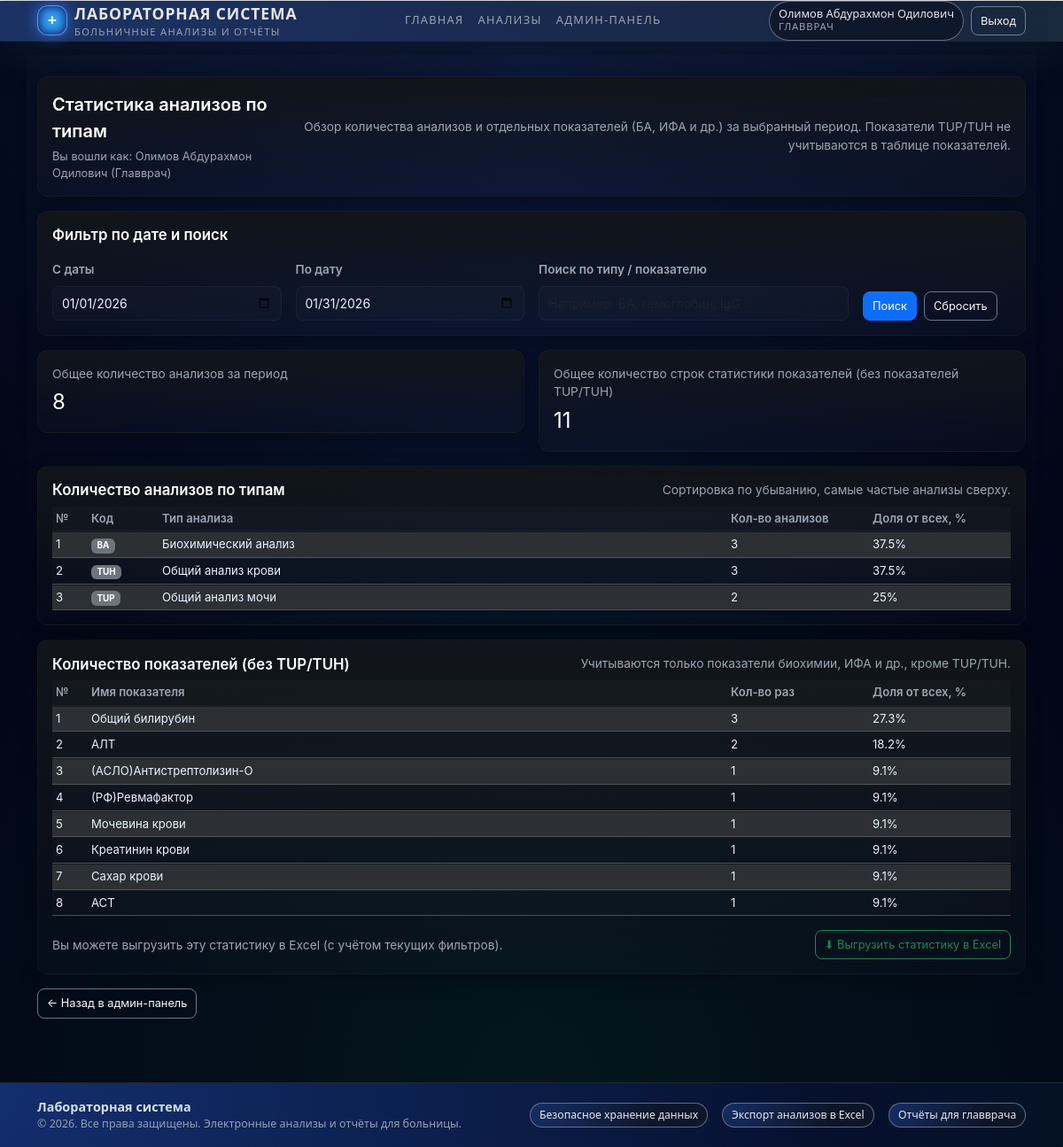
Screenshot of /pages/admin/admin_stats.php (signed in) with the database file from the repository.
### tables this page shows
CREATE TABLE `analysis_types` (
  `id` int(11) NOT NULL,
  `code` varchar(20) NOT NULL,
  `name` varchar(100) NOT NULL
);

CREATE TABLE `analysis_indicators` (
  `id` int(11) NOT NULL,
  `analysis_type_id` int(11) NOT NULL,
  `name` varchar(255) NOT NULL,
  `norm_text` varchar(255) NOT NULL,
  `default_price` decimal(10,2) NOT NULL DEFAULT 0.00
);

### includes/functions.php (called while the page is built, shortened)
<?php
function current_user_name(): string
{
    return $_SESSION['user_name'] ?? '';
}

### pages/admin/admin_stats.php (the view, shortened to what this page needs)
<?php
require_once __DIR__ . '/../../includes/functions.php';
$dateFrom = $_GET['date_from'] ?? '';
$dateTo   = $_GET['date_to']   ?? '';
$q        = trim($_GET['q'] ?? '');
if ($dateFrom === '' && $dateTo === '') {
    $dateFrom = date('Y-m-01');
    $dateTo   = date('Y-m-d');
}
$whereAnalysesParts = [];
if ($dateFrom !== '') {
    $fromFull = $pdo->quote($dateFrom . ' 00:00:00');
    $whereAnalysesParts[] = "pa.created_at >= $fromFull";
}
if ($dateTo !== '') {
    $toFull = $pdo->quote($dateTo . ' 23:59:59');
    $whereAnalysesParts[] = "pa.created_at <= $toFull";
}
$whereAnalysesSql = $whereAnalysesParts
    ? 'WHERE ' . implode(' AND ', $whereAnalysesParts)
    : '';
$sqlAnalyses = "
    SELECT
        t.id,
        t.code,
        t.name,
        COUNT(pa.id) AS analyses_count
    FROM analysis_types t
    LEFT JOIN patient_analyses pa
        ON pa.analysis_type_id = t.id
    $whereAnalysesSql
    GROUP BY t.id, t.code, t.name
    HAVING analyses_count > 0
    ORDER BY analyses_count DESC
";
$stmtAnalyses   = $pdo->query($sqlAnalyses);
$analysesStats  = $stmtAnalyses ? $stmtAnalyses->fetchAll() : [];
$totalAnalyses = 0;
foreach ($analysesStats as $row) {
    $totalAnalyses += (int)$row['analyses_count'];
}
$whereIndicatorsParts = [];
if ($dateFrom !== '') {
    $fromFull = $pdo->quote($dateFrom . ' 00:00:00');
    $whereIndicatorsParts[] = "pa.created_at >= $fromFull";
}
if ($dateTo !== '') {
    $toFull = $pdo->quote($dateTo . ' 23:59:59');
    $whereIndicatorsParts[] = "pa.created_at <= $toFull";
}
$whereIndicatorsParts[] = "(t.code IS NULL OR t.code NOT IN ('TUP', 'TUH'))";
$whereIndicatorsSql = $whereIndicatorsParts
    ? 'WHERE ' . implode(' AND ', $whereIndicatorsParts)
    : '';
$sqlIndicators = "
    SELECT
        ai.id,
        ai.name       AS indicator_name,
        ai.norm_text  AS norm_text,
        t.code        AS type_code,
        t.name        AS type_name,
        COUNT(i.id)   AS indicators_count
    FROM analysis_indicators ai
    JOIN patient_analysis_items i
        ON i.indicator_id = ai.id
    JOIN patient_analyses pa
        ON pa.id = i.patient_analysis_id
    LEFT JOIN analysis_types t
        ON ai.analysis_type_id = t.id
    $whereIndicatorsSql
    GROUP BY ai.id, ai.name, ai.norm_text, t.code, t.name
    HAVING indicators_count > 0
    ORDER BY indicators_count DESC
";
$stmtIndicators   = $pdo->query($sqlIndicators);
$indicatorsStats  = $stmtIndicators ? $stmtIndicators->fetchAll() : [];
$totalIndicators = 0;
foreach ($indicatorsStats as $row) {
    $totalIndicators += (int)$row['indicators_count'];
}
require_once __DIR__ . '/../../includes/header.php';
?>
<link rel="stylesheet" href="/lab-system/public/css/ba.css">
<div class="container py-4 ba-page">
    <div class="panel p-3 mb-3">
        <div class="d-flex flex-column flex-md-row justify-content-between align-items-md-center gap-2">
            <div>
                <div class="ba-header-title">
                    Статистика анализов по типам
                </div>
                <div class="ba-header-meta">
                    Вы вошли как: <?php echo htmlspecialchars(current_user_name()); ?> (Главврач)
                </div>
            </div>
            <div class="text-md-end text-muted-soft small">
                Обзор количества анализов и отдельных показателей (БА, ИФА и др.) за выбранный период.
                Показатели TUP/TUH не учитываются в таблице показателей.
            </div>
        </div>
    </div>
    <div class="panel p-3 mb-3">
        <h2 class="ba-section-title mb-3">Фильтр по дате и поиск</h2>
        <form method="get" action="/lab-system/index.php" class="row g-3 align-items-end">
            <div class="col-12 col-md-3">
                <label class="form-label">С даты</label>
                <input
                    type="date"
                    name="date_from"
                    class="form-control form-control-sm"
                    value="<?php echo htmlspecialchars($dateFrom); ?>"
                >
            </div>
            <div class="col-12 col-md-3">
                <label class="form-label">По дату</label>
                <input
                    type="date"
                    name="date_to"
                    class="form-control form-control-sm"
                    value="<?php echo htmlspecialchars($dateTo); ?>"
                >
            </div>
            <div class="col-12 col-md-4">
                <label class="form-label">Поиск по типу / показателю</label>
                <input
                    type="text"
                    name="q"
                    class="form-control form-control-sm"
                    placeholder="Например: БА, гемоглобин, IgG..."
                    value="<?php echo htmlspecialchars($q); ?>"
                >
            </div>
            <div class="col-12 col-md-2 d-flex gap-2">
                <button type="submit" class="btn btn-primary btn-sm align-self-end">
                    Поиск
                </button>
                <a href="/lab-system/index.php?page=admin_stats" class="btn btn-outline-light btn-sm align-self-end">
                    Сбросить
                </a>
            </div>
        </form>
    </div>
    <div class="row g-3 mb-3">
        <div class="col-12 col-md-6">
            <div class="panel p-3">
                <div class="text-muted-soft small">Общее количество анализов за период</div>
                <div class="fs-4 mt-1">
                    <?php echo (int)$totalAnalyses; ?>
                </div>
            </div>
        </div>
        <div class="col-12 col-md-6">
            <div class="panel p-3">
                <div class="text-muted-soft small">
                    Общее количество строк статистики показателей
                    (без показателей TUP/TUH)
                </div>
                <div class="fs-4 mt-1">
                    <?php echo (int)$totalIndicators; ?>
                </div>
            </div>
        </div>
    </div>
    <div class="panel p-3 mb-3">
        <div class="d-flex justify-content-between align-items-center mb-2">
            <h2 class="ba-section-title mb-0">Количество анализов по типам</h2>
            <span class="text-muted-soft small">
                Сортировка по убыванию, самые частые анализы сверху.
            </span>
        </div>
        <div class="table-responsive">
            <table class="table table-sm table-dark table-striped align-middle ba-result-table mb-0">
                <thead>
                    <tr>
                        <th style="width: 40px;">№</th>
                        <th style="width: 80px;">Код</th>
                        <th>Тип анализа</th>
                        <th style="width: 160px;">Кол-во анализов</th>
                        <th style="width: 160px;">Доля от всех, %</th>
                    </tr>
                </thead>
                <tbody>
                    <?php if ($analysesStats): ?>
                        <?php $i = 1; ?>
                        <?php foreach ($analysesStats as $row): ?>
                            <?php
                                $count   = (int)$row['analyses_count'];
                                $percent = $totalAnalyses > 0
                                    ? round($count * 100 / $totalAnalyses, 1)
                                    : 0;
                            ?>
                            <tr>
                                <td><?php echo $i++; ?></td>
                                <td>
                                    <span class="badge bg-secondary">
                                        <?php echo htmlspecialchars($row['code']); ?>
                                    </span>
                                </td>
                                <td><?php echo htmlspecialchars($row['name']); ?></td>
                                <td><?php echo $count; ?></td>
                                <td><?php echo $percent; ?>%</td>
                            </tr>
                        <?php endforeach; ?>
                    <?php endif; ?>
                </tbody>
            </table>
        </div>
    </div>
    <div class="panel p-3 mb-3">
        <div class="d-flex justify-content-between align-items-center mb-2">
            <h2 class="ba-section-title mb-0">
                Количество показателей (без TUP/TUH)
            </h2>
            <span class="text-muted-soft small">
                Учитываются только показатели биохимии, ИФА и др., кроме TUP/TUH.
            </span>
        </div>
        <div class="table-responsive">
            <table class="table table-sm table-dark table-striped align-middle ba-result-table mb-0">
                <thead>
                    <tr>
                        <th style="width: 40px;">№</th>
                        <th>Имя показателя</th>
                        <th style="width: 160px;">Кол-во раз</th>
                        <th style="width: 160px;">Доля от всех, %</th>
                    </tr>
                </thead>
                <tbody>
                    <?php if ($indicatorsStats): ?>
                        <?php $i = 1; ?>
                        <?php foreach ($indicatorsStats as $row): ?>
                            <?php
                                $count   = (int)$row['indicators_count'];
                                $percent = $totalIndicators > 0
                                    ? round($count * 100 / $totalIndicators, 1)
                                    : 0;
                            ?>
                            <tr>
                                <td><?php echo $i++; ?></td>
                                <td><?php echo htmlspecialchars($row['indicator_name']); ?></td>
                                <td><?php echo $count; ?></td>
                                <td><?php echo $percent; ?>%</td>
                            </tr>
                        <?php endforeach; ?>
                    <?php endif; ?>
                </tbody>
            </table>
        </div>
        <div class="d-flex justify-content-between align-items-center mt-3">
            <div class="text-muted-soft small">
                Вы можете выгрузить эту статистику в Excel (с учётом текущих фильтров).
            </div>
            <form method="get" action="/lab-system/pages/admin/admin_stats_export.php" class="d-inline-block">
                <button type="submit" class="btn btn-sm btn-outline-success">
                    ⬇ Выгрузить статистику в Excel
                </button>
            </form>
        </div>
    </div>
    <div class="mb-4">
        <a href="/lab-system/index.php?page=admin_dashboard" class="btn btn-outline-light btn-sm">
            ← Назад в админ-панель
        </a>
    </div>
</div>
<?php
require_once __DIR__ . '/../../includes/footer.php';

### public/css/base.css (style rules this page uses)
.btn-outline-light { border-radius: 999px; border-color: rgba(148, 163, 184, 0.7); padding: 4px 14px; font-size: 0.8rem; transition: background 220ms ease, border-color 220ms ease, box-shadow 220ms ease, transform 200ms ease; }
html, body { height: 100%; }
.panel { background: radial-gradient(circle at top left, rgba(37, 99, 235, 0.12), transparent 65%), #0b1120; border-radius: 18px; border: 1px solid rgba(31, 41, 55, 0.8); box-shadow: 0 18px 45px rgba(15, 23, 42, 0.9); color: white; animation: panelFadeIn 0.35s ease-out; }
.text-muted-soft { color: #9ca3af; }

### public/css/ba.css (style rules this page uses)
.ba-page { padding-bottom: 32px; }
.ba-header-title { font-weight: 600; font-size: 1rem; color: #e5e7eb; }
.ba-header-meta { font-size: 0.8rem; color: #9ca3af; }
.ba-section-title { font-size: 0.95rem; font-weight: 600; color: #e5e7eb; }
.ba-result-table { font-size: 0.82rem; }
.ba-result-table th, .ba-result-table td { vertical-align: middle; }
:root { --bg:#0f1720; --panel:#11151a; --muted:#9aa6b2; --accent1:#6dd3ff; --accent2:#7be58a; --glass: rgba(255,255,255,0.03); --glass-2: rgba(255,255,255,0.04); --radius:12px; --tile-shadow: 0 6px 18px rgba(3,10,18,0.6); --trans: 220ms cubic-bezier(.2,.9,.3,1); }
.ba-page { background: linear-gradient(180deg, rgba(255,255,255,0.02), transparent 60%); color: #e6eef6; min-height: 100vh; font-family: Inter, "Segoe UI", Roboto, "Helvetica Neue", Arial, sans-serif; padding-bottom: 80px; }
.panel { background: linear-gradient(180deg, var(--panel), rgba(255,255,255,0.01)); border-radius: var(--radius); padding: 18px; box-shadow: var(--tile-shadow); border: 1px solid rgba(255,255,255,0.03); }
.ba-header-title { font-size: 1.25rem; font-weight: 600; color: #fff; }
.ba-header-meta { color: var(--muted); margin-top: 4px; }
.ba-section-title { font-weight: 600; color: #fff; font-size: 1.05rem; }
form.row.g-3 .form-label { color: var(--muted); font-weight:600; font-size:0.85rem; }
.form-control-sm { background: rgba(255,255,255,0.02); border: 1px solid rgba(255,255,255,0.04); color: #eaf2ff; padding:8px 10px; border-radius:8px; transition: box-shadow var(--trans), border-color var(--trans); }
.row .panel .fs-6, .row .panel .fs-4 { color: #fff; }
.table-dark.ba-result-table { background: transparent; border-collapse: separate; border-spacing: 0; }
.table-dark.ba-result-table th { background: rgba(255,255,255,0.02); color: var(--muted); font-weight:600; border-bottom: 1px solid rgba(255,255,255,0.03); }
.table-dark.ba-result-table td { background: rgba(255,255,255,0.01); color: #e8f3ff; border-top: 1px solid rgba(255,255,255,0.02); }
.btn-sm { border-radius: 8px; padding: 6px 10px; font-size: 0.8rem; transition: transform var(--trans), box-shadow var(--trans); }
.text-muted-soft { color: var(--muted); }
.small { font-size:0.86rem; }

### rows the page displays
analysis_types: code "BA", name "Биохимический анализ", count "3", percent "37.5"
analysis_types: code "TUH", name "Общий анализ крови", count "3", percent "37.5"
analysis_types: code "TUP", name "Общий анализ мочи", count "2", percent "25"
analysis_indicators: name "Общий билирубин", count "3", percent "27.3"
analysis_indicators: name "АЛТ", count "2", percent "18.2"
analysis_indicators: name "(АСЛО)Антистрептолизин-О", count "1", percent "9.1"
analysis_indicators: name "(РФ)Ревмафактор", count "1", percent "9.1"
analysis_indicators: name "Мочевина крови", count "1", percent "9.1"
analysis_indicators: name "Креатинин крови", count "1", percent "9.1"
analysis_indicators: name "Сахар крови", count "1", percent "9.1"
analysis_indicators: name "АСТ", count "1", percent "9.1"

### other values shown
current_user_name() "Олимов Абдурахмон Одилович"
$totalAnalyses "8"
$totalIndicators "11"
